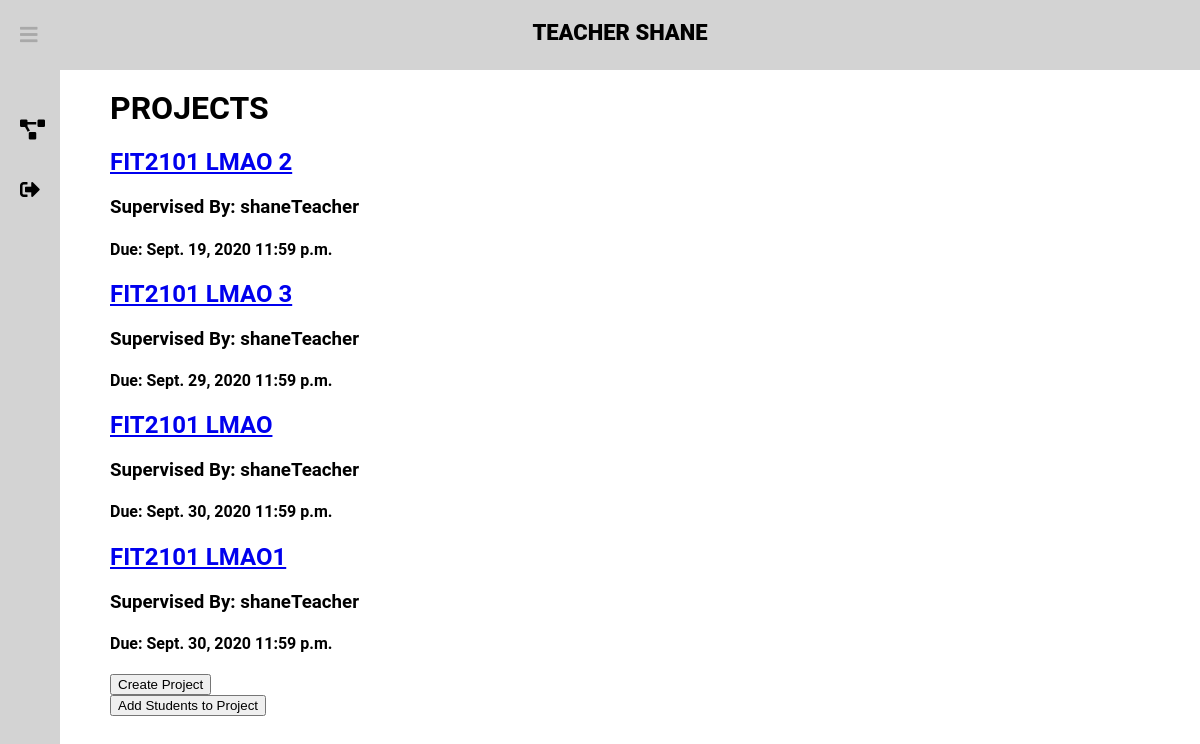
The page /dashboard/ (signed in) on the database its author committed.
### projects/models.py (models this page shows, shortened)
class Project(models.Model):
    title = models.CharField(max_length=100)
    due_date = models.DateField()
    due_time = models.TimeField()
    supervisor = models.ForeignKey(User, default=None, on_delete=models.SET_DEFAULT)
    class Meta:
        constraints = [models.UniqueConstraint(fields=['title', 'supervisor'], name="unique title")]
        verbose_name = "Project"

### projects/views.py (the view)
# urls.py: path('dashboard/', project_views.dashboard, name='dashboard'),
@login_required(login_url="/signin")
def dashboard(response):
    if response.user.is_staff:
        projects = Project.objects.filter(supervisor=response.user).order_by('due_date')
        template = "teacherdashboard.html"
    else:
        projects = Project.objects.all().order_by('due_date')   # Filter need to be applied here
        template = "studentdashboard.html"
    arg = {"FirstName": response.user.first_name.capitalize,
           "FullName": response.user.get_full_name,
           "Projects": projects}
    return render(response, template, arg)

### projects/templates/teacherdashboard.html (shortened to what this page needs)
<!DOCTYPE html>
<html lang="en">
{% extends 'newbase.html' %}
{% block content %}
<body>
{% block header %} Teacher {{ FirstName }} {% endblock %}
<div class="container">
    <h1 id="Temp">PROJECTS</h1>
    {% for project in Projects %}
            <div class="project">
            <h2><a href="/dashboard/project-info/{{project.title}}/">{{ project.title }}</a></h2>
            <h3>Supervised By: {{ project.supervisor }}</h3>
            <h4>Due: {{ project.due_date }} {{ project.due_time }}</h4>
            </div>
    {% endfor %}
    <form class="create-project" action = "{% url 'create-project' %}" method="post">
        <button type="submit">Create Project</button>
    </form>
    <form class="assign-students" action = "{% url 'assign-students' %}" method="post">
        <button type="submit">Add Students to Project</button>
    </form>
</div>
</body>
{% endblock %}

### main/templates/newbase.html (style rules this page uses)
body { margin: 0; padding: 0; font-family: Roboto, sans-serif; }

### projects/templates/teacherdashboard.html (style rules this page uses)
.container { margin-top: 70px; margin-left: 300px; }

### rows shown on the page
Project: title "FIT2101 LMAO 2", supervisor "shaneTeacher", due_date "Sept. 19, 2020", due_time "11:59 p.m."
Project: title "FIT2101 LMAO 3", supervisor "shaneTeacher", due_date "Sept. 29, 2020", due_time "11:59 p.m."
Project: title "FIT2101 LMAO", supervisor "shaneTeacher", due_date "Sept. 30, 2020", due_time "11:59 p.m."
Project: title "FIT2101 LMAO1", supervisor "shaneTeacher", due_date "Sept. 30, 2020", due_time "11:59 p.m."

### other values the page prints
{{ FirstName }} "SHANE"
